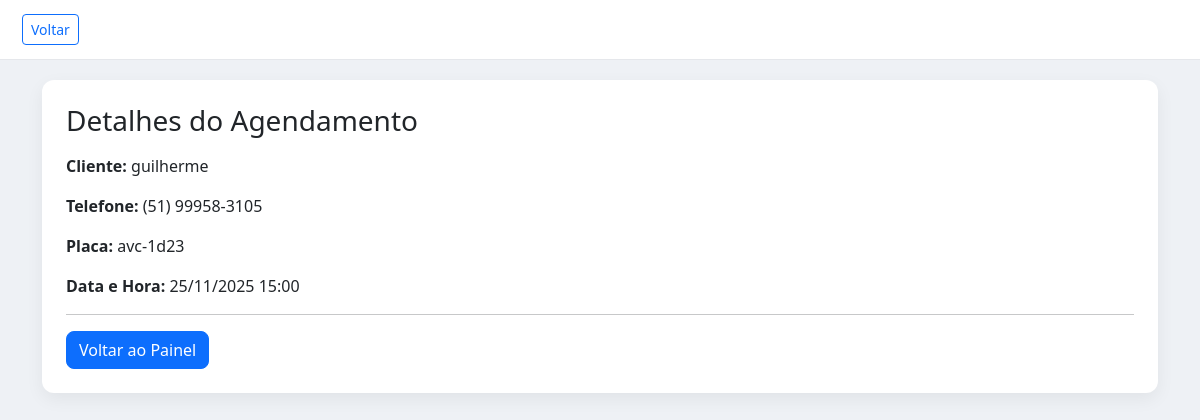
Page /admin/appointment/11 (signed in) on the committed database.
### src/models/customer.py (models this page shows, shortened)
class Customer(db.Model):
    __tablename__ = 'customers'
    id = db.Column(db.Integer, primary_key=True)
    name = db.Column(db.String(100), nullable=False)
    phone = db.Column(db.String(20), nullable=False)
    vehicles = db.relationship('Vehicle', backref='customer', lazy=True, cascade='all, delete-orphan')
    appointments = db.relationship('Appointment', backref='customer', lazy=True, cascade='all, delete-orphan')

### src/models/vehicle.py (models this page shows, shortened)
class Vehicle(db.Model):
    __tablename__ = 'vehicles'
    id = db.Column(db.Integer, primary_key=True)
    plate = db.Column(db.String(10), nullable=False, unique=True)
    type = db.Column(db.String(50), nullable=False)
    customer_id = db.Column(db.Integer, db.ForeignKey('customers.id'), nullable=False)
    appointments = db.relationship('Appointment', backref='vehicle', lazy=True, cascade='all, delete-orphan')

### src/models/appointment.py (models this page shows, shortened)
class Appointment(db.Model):
    __tablename__ = 'appointments'
    id = db.Column(db.Integer, primary_key=True)
    date_time = db.Column(db.DateTime, nullable=False)
    customer_id = db.Column(db.Integer, db.ForeignKey('customers.id'), nullable=False)
    vehicle_id = db.Column(db.Integer, db.ForeignKey('vehicles.id'), nullable=False)

### src/routes/admin_routes.py (the view)
@admin_bp.route("/appointment/<int:appointment_id>")
@login_required
def appointment_detail(appointment_id):
    appointment = Appointment.query.get_or_404(appointment_id)
    return render_template("admin/appointment_detail.html", appointment=appointment)

### src/templates/admin/appointment_detail.html (shortened to what this page needs)
<!DOCTYPE html>
<html lang="pt-BR">
<head>
    <link href="https://cdn.jsdelivr.net/npm/bootstrap@5.3.2/dist/css/bootstrap.min.css" rel="stylesheet">
    <link rel="stylesheet" href="{{ url_for('static', filename='css/admin.css') }}">
</head>
<body>
<div class="admin-header">
    <a href="{{ url_for('admin.dashboard') }}" class="btn btn-outline-primary btn-sm">Voltar</a>
</div>
<div class="container mt-3">
    <div class="admin-card p-4 bg-white">
        <h3 class="mb-3">Detalhes do Agendamento</h3>
        <p><strong>Cliente:</strong> {{ appointment.customer.name }}</p>
        <p><strong>Telefone:</strong> {{ appointment.customer.phone }}</p>
        <p><strong>Placa:</strong> {{ appointment.vehicle.plate }}</p>
        <p><strong>Data e Hora:</strong>
            {{ appointment.date_time.strftime("%d/%m/%Y %H:%M") }}
        </p>
        <hr>
        <a href="{{ url_for('admin.dashboard') }}" class="btn btn-primary">Voltar ao Painel</a>
    </div>
</div>
</body>
</html>

### src/static/css/admin.css (style rules this page uses)
body { background: #eef1f5; }
.admin-card { border-radius: 12px; box-shadow: 0 6px 18px rgba(0,0,0,0.06); }
.btn-primary { border-radius: 8px; }
.admin-header { background: white; padding: 14px 22px; border-bottom: 1px solid #e5e7eb; margin-bottom: 20px; }

### rows in the picture
Customer: customer.name "guilherme", customer.phone "(51) 99958-3105"
Vehicle: vehicle.plate "avc-1d23"
Appointment: date_time "25/11/2025 15:00"
